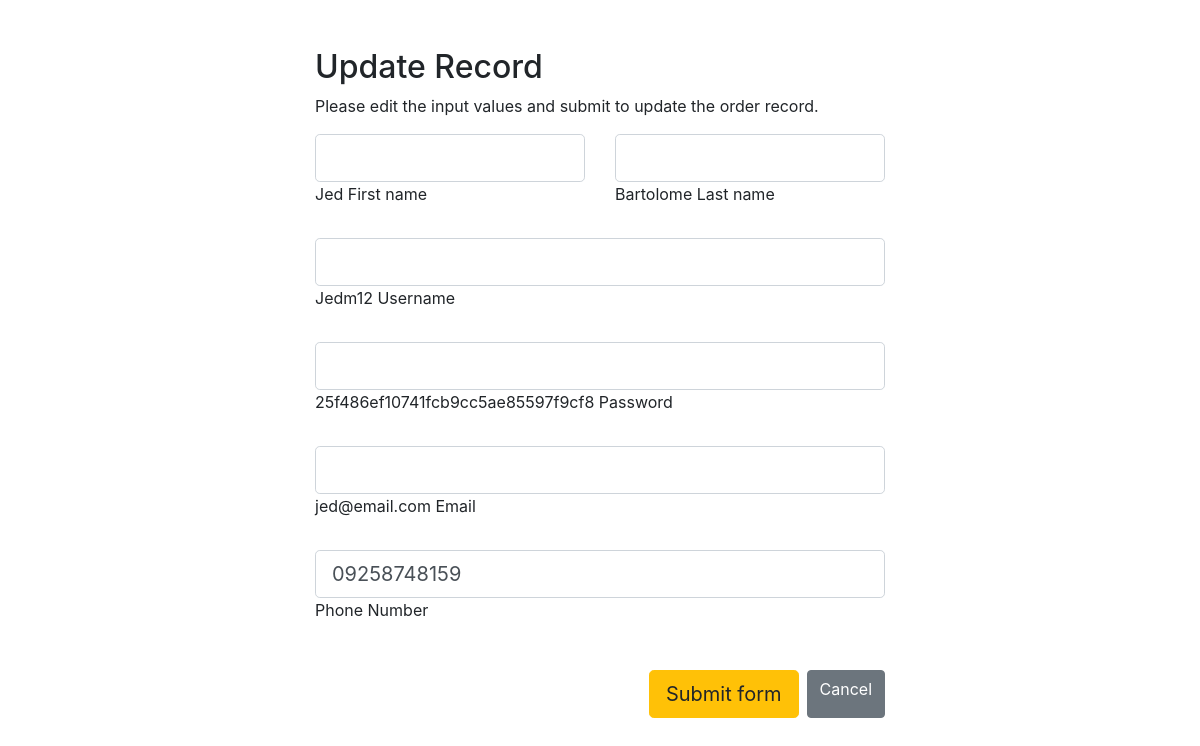
The app's page /CRUD_User/update.php?id=21 with its own data.
### tables this page shows
CREATE TABLE `tbluser` (
  `USER_ID` int(3) NOT NULL,
  `FNAME` char(50) NOT NULL,
  `LNAME` char(50) NOT NULL,
  `USERNAME` char(50) NOT NULL,
  `PASSWORD` char(50) NOT NULL,
  `EMAIL` char(50) NOT NULL,
  `PHONE_NUM` char(11) NOT NULL
);

### CRUD_User/update.php (the view, shortened to what this page needs)
<?php
require_once "config.php";
$userID = $Fname = $Lname= $username = $password = $email= $phonenum = "";
$userID_err = $Fname_err = $Lname_err = $username_err = $password_err = $email_err = $phonenum_err = "";
if(isset($_POST["id"]) && !empty($_POST["id"])){
    $id = $_POST["id"];
    $input_Fname = trim($_POST["Fname"]);
    if(empty($input_Fname)){
       $Fname_err = "Please enter your First name.";
    } else{
        $Fname = $input_Fname;
    }
    $input_Fname = trim($_POST["Fname"]);
    if(empty($input_Fname)){
        $Fname_err = "Please enter your First name.";
    } else{
        $Fname = $input_Fname;
    }
    $input_Lname = trim($_POST["Lname"]);
    if(empty($input_Lname)){
        $Lname_err = "Please enter your Last name.";
    } else{
        $Lname = $input_Lname;
    }
    $input_username= trim($_POST["username"]);
    if(empty($input_username)){
        $username_err = "Please enter username.";
    } else{
        $username = $input_username;
    }
    $input_password= trim($_POST["password"]);
    if(empty($input_password)){
        $password_err = "Please enter your password.";
    } else{
        $password = md5($input_password);
    }
    $input_email= trim($_POST["email"]);
    if(empty($input_email)){
        $email_err = "Please enter e-mail.";
    } else{
        $email = $input_email;
    }
    $input_phonenum= trim($_POST["phonenum"]);
    if(empty($input_phonenum)){
        $phonenum_err = "Please enter Phone Number.";
    } else{
        $phonenum = $input_phonenum;
    }
    if(empty($Fname_err)  && empty($Lname_err)  && empty($username_err)  && empty($password_err)  && empty($email_err)&& empty($phonenum_err)){
        $sql = "UPDATE tbluser SET `USER_ID`=?, `FNAME`=?, `LNAME`=?, `USERNAME`=?, `PASSWORD`=?, `EMAIL`=?, `PHONE_NUM`=? WHERE ORDER_ID = $user_id";
        if($stmt = mysqli_prepare($link, $sql)){
            mysqli_stmt_bind_param($stmt, "isssss", $param_Fname, $param_Lname, $param_username, $param_password, $param_email, $param_phonenum);
            $param_Fname = $Fname;
            $param_Lname = $Lname;
            $param_username = $username;
            $param_password = $password;
            $param_email= $email;
            $param_phonenum = $phonenum;
            if(mysqli_stmt_execute($stmt)){
                header("location: index.php");
                exit();
            } else{
                echo "Oops! Something went wrong. Please try again later.";
            }
        }
        mysqli_stmt_close($stmt);
    }
    mysqli_close($link);
} else{
    if(isset($_GET["id"]) && !empty(trim($_GET["id"]))){
        $sql = "SELECT * FROM tbluser WHERE `USER_ID` = ?";
        if($stmt = mysqli_prepare($link, $sql)){
            mysqli_stmt_bind_param($stmt, "s", $param_id);
            if(mysqli_stmt_execute($stmt)){
                $result = mysqli_stmt_get_result($stmt);
                if(mysqli_num_rows($result) == 1){
                    $row = mysqli_fetch_array($result, MYSQLI_ASSOC);
                    $Fname = $row['FNAME'];
                    $Lname = $row['LNAME'];
                    $username = $row['USERNAME'];
                    $password = $row['PASSWORD'];
                    $email = $row['EMAIL'];
                    $phonenum = $row['PHONE_NUM'];
                } else{
                    header("location: error.php");
                    exit();
                }
            } else{
                echo "Oops! Something went wrong. Please try again later.";
            }
        }
    }  else{
        header("location: error.php");
        exit();
    }
}
?>
<!DOCTYPE html>
<html lang="en">
<head>
    <link rel="stylesheet" href="https://stackpath.bootstrapcdn.com/bootstrap/4.5.2/css/bootstrap.min.css">
</head>
<body>
    <div class="wrapper">
        <div class="container-fluid">
            <div class="row">
                <div class="col-md-12">
                    <h2 class="mt-5">Update Record</h2>
                    <p>Please edit the input values and submit to update the order record.</p>
                    <form action="<?php echo htmlspecialchars(basename($_SERVER['REQUEST_URI'])); ?>" method="post">
                    <div class="row">
                            <div class="col-md-6 mb-4">
                                <div class="form-outline">
                                <input name="Fname" type="text" id="form3Example1m" class="form-control form-control-lg  <?php echo (!empty($Fname_err)) ? 'is-invalid' : ''; ?>"><?php echo $Fname; ?>
                                <label class="form-label" for="form3Example1m">First name</label>
                                </div>
                            </div>
                            <div class="col-md-6 mb-4">
                                <div class="form-outline">
                                <input name="Lname" type="text" id="form3Example1n" class="form-control form-control-lg <?php echo (!empty($Lname_err)) ? 'is-invalid' : ''; ?>"><?php echo $Lname; ?>
                                <label class="form-label" for="form3Example1n">Last name</label>
                                </div>
                            </div>
                        </div>
                        <div class="form-outline mb-4">
                            <input name="username" type="text" id="form3Example8" class="form-control form-control-lg <?php echo (!empty($username_err)) ? 'is-invalid' : ''; ?>"><?php echo $username; ?>
                            <label class="form-label" for="form3Example8">Username</label>
                        </div>
                        <div class="form-outline mb-4">
                            <input name="password" type="password" id="form3Example8" class="form-control form-control-lg <?php echo (!empty($password_err)) ? 'is-invalid' : ''; ?>"><?php echo $password; ?>
                            <label class="form-label" for="form3Example8">Password</label>
                        </div>
                        <div class="form-outline mb-4">
                            <input name="email" type="text" id="form3Example8" class="form-control form-control-lg <?php echo (!empty($email_err)) ? 'is-invalid' : ''; ?>"><?php echo $email; ?>
                            <label class="form-label" for="form3Example8">Email</label>
                        </div>
                        <div class="form-outline mb-4">
                            <input name="phonenum" type="text" id="form3Example8" class="form-control form-control-lg <?php echo (!empty($phonenum_err)) ? 'is-invalid' : ''; ?>" value="<?php echo $phonenum; ?>">
                            <label class="form-label" for="form3Example8">Phone Number</label>
                        </div>
                        <div class="d-flex justify-content-end pt-3">
                            <button type="submit" value="Submit" class="btn btn-warning btn-lg ms-2">Submit form</button>
                            <a href="home.php" class="btn btn-secondary ml-2">Cancel</a>
                        </div>
                    </form>
                </div>
            </div>
        </div>
    </div>
</body>
</html>

### CRUD_User/update.php (style rules this page uses)
.wrapper { width: 600px; margin: 0 auto; }

### records on screen
tbluser: FNAME "Jed", LNAME "Bartolome", USERNAME "Jedm12", PASSWORD "25f486ef10741fcb9cc5ae85597f9cf8", EMAIL "jed@email.com", phonenum "09258748159"
